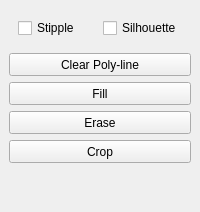
       <widget class="QWidget" name="tab_3" >
        <attribute name="title" >
         <string>Polyl-Line</string>
        </attribute>
        <layout class="QVBoxLayout" name="verticalLayout_5" >
         <property name="spacing" >
          <number>6</number>
         </property>
         <property name="margin" >
          <number>9</number>
         </property>
         <item>
          <widget class="QFrame" name="frame_7" >
           <property name="frameShape" >
            <enum>QFrame::NoFrame</enum>
           </property>
           <property name="frameShadow" >
            <enum>QFrame::Raised</enum>
           </property>
           <property name="lineWidth" >
            <number>0</number>
           </property>
           <layout class="QHBoxLayout" name="horizontalLayout_9" >
            <item>
             <widget class="QCheckBox" name="checkBox" >
              <property name="minimumSize" >
               <size>
                <width>0</width>
                <height>18</height>
               </size>
              </property>
              <property name="layoutDirection" >
               <enum>Qt::LeftToRight</enum>
              </property>
              <property name="text" >
               <string>Stipple</string>
              </property>
             </widget>
            </item>
            <item>
             <widget class="QCheckBox" name="checkBox_3" >
              <property name="minimumSize" >
               <size>
                <width>0</width>
                <height>18</height>
               </size>
              </property>
              <property name="layoutDirection" >
               <enum>Qt::LeftToRight</enum>
              </property>
              <property name="text" >
               <string>Silhouette</string>
              </property>
             </widget>
            </item>
           </layout>
          </widget>
         </item>
         <item>
          <widget class="QPushButton" name="pushButton_3" >
           <property name="minimumSize" >
            <size>
             <width>0</width>
             <height>23</height>
            </size>
           </property>
           <property name="text" >
            <string>Clear Poly-line</string>
           </property>
          </widget>
         </item>
         <item>
          <widget class="QPushButton" name="pushButton_4" >
           <property name="minimumSize" >
            <size>
             <width>0</width>
             <height>23</height>
            </size>
           </property>
           <property name="text" >
            <string>Fill</string>
           </property>
          </widget>
         </item>
         <item>
          <widget class="QPushButton" name="pushButton_19" >
           <property name="minimumSize" >
            <size>
             <width>0</width>
             <height>23</height>
            </size>
           </property>
           <property name="text" >
            <string>Erase</string>
           </property>
          </widget>
         </item>
         <item>
          <widget class="QPushButton" name="pushButton_20" >
           <property name="minimumSize" >
            <size>
             <width>0</width>
             <height>23</height>
            </size>
           </property>
           <property name="text" >
            <string>Crop</string>
           </property>
          </widget>
         </item>
         <item>
          <spacer name="verticalSpacer_6" >
           <property name="orientation" >
            <enum>Qt::Vertical</enum>
           </property>
           <property name="sizeHint" stdset="0" >
            <size>
             <width>20</width>
             <height>40</height>
            </size>
           </property>
          </spacer>
         </item>
        </layout>
       </widget>
